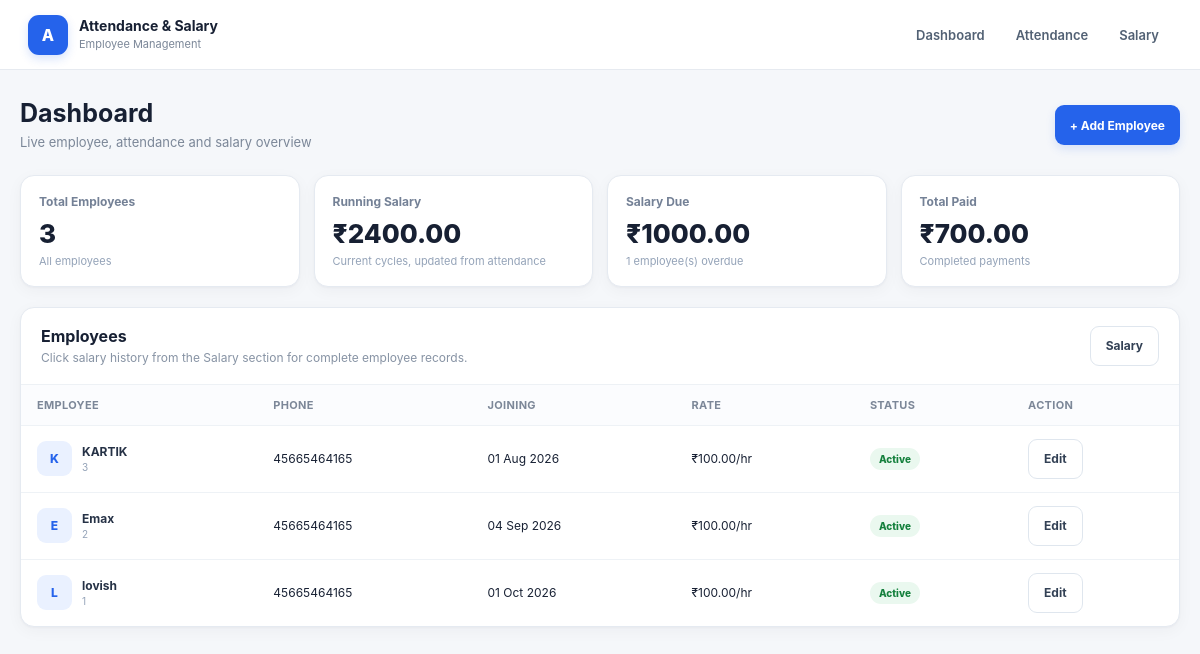
The page / on the database its author committed.
### attendance/models.py (models this page shows, shortened)
class Employee(models.Model):
    STATUS_CHOICES = [
        ("active", "Active"),
        ("inactive", "Inactive"),
    ]
    employee_id = models.CharField(
        max_length=20,
        unique=True
    )
    name = models.CharField(
        max_length=100
    )
    phone = models.CharField(
        max_length=15
    )
    designation = models.CharField(
        max_length=100,
        blank=True
    )
    email = models.EmailField(
        blank=True
    )
    address = models.CharField(
        max_length=255,
        blank=True
    )
    joining_date = models.DateField()
    hourly_rate = models.DecimalField(
        max_digits=10,
        decimal_places=2
    )
    status = models.CharField(
        max_length=10,
        choices=STATUS_CHOICES,
        default="active"
    )
    created_at = models.DateTimeField(
        auto_now_add=True
    )
    updated_at = models.DateTimeField(
        auto_now=True
    )

### attendance/views.py (the view)
def dashboard(request):
    sync_completed_salaries()
    today = date.today()
    running_total = Decimal("0")
    for employee in Employee.objects.all():
        start, end = salary_cycle(
            employee,
            today
        )
        hours, days, salary = cycle_totals(
            employee,
            start,
            end
        )
        running_total += salary
    pending = SalaryPayment.objects.filter(
        payment_status="pending"
    )
    due_total = pending.aggregate(
        total=Sum("total_salary")
    )["total"] or Decimal("0")
    paid_total = SalaryPayment.objects.filter(
        payment_status="paid"
    ).aggregate(
        total=Sum("total_salary")
    )["total"] or Decimal("0")
    overdue_employees = pending.values(
        "employee_id"
    ).distinct().count()
    return render(
        request,
        "attendance/dashboard.html",
        {
            "total_employees": Employee.objects.count(),
            "running_total": running_total,
            "due_total": due_total,
            "paid_total": paid_total,
            "overdue_employees": overdue_employees,
            "employees": Employee.objects.all().order_by("-id"),
        }
    )

### attendance/views.py (called while the page is built)
def add_months(d, months=1):
    index = d.month - 1 + months
    year = d.year + index // 12
    month = index % 12 + 1
    day = min(
        d.day,
        monthrange(year, month)[1]
    )
    return date(year, month, day)

def salary_cycle(employee, ref=None):
    ref = ref or date.today()
    start_day = min(
        employee.joining_date.day,
        monthrange(ref.year, ref.month)[1]
    )
    start = date(
        ref.year,
        ref.month,
        start_day
    )
    if ref < start:
        start = add_months(start, -1)
    end = add_months(start, 1)
    return start, end

def cycle_list(employee, through=None):
    through = through or date.today()
    current_start, _ = salary_cycle(
        employee,
        through
    )
    start = employee.joining_date
    cycles = []
    while start <= current_start:
        end = add_months(
            start,
            1
        )
        cycles.append(
            (
                start,
                end
            )
        )
        start = end
    return cycles

def cycle_totals(
    employee,
    start,
    end
):
    records = Attendance.objects.filter(
        employee=employee,
        date__gte=start,
        date__lt=end
    )
    hours = records.aggregate(
        total=Sum("hours_worked")
    )["total"] or Decimal("0")
    days = records.values(
        "date"
    ).distinct().count()
    salary = (
        hours
        * employee.hourly_rate
    )
    return (
        hours,
        days,
        salary
    )

### attendance/templates/attendance/dashboard.html (shortened to what this page needs)
{% extends "attendance/base.html" %}
{% block content %}
<div class="page-heading"><div><h2>Dashboard</h2><p>Live employee, attendance and salary overview</p></div><a class="btn btn-primary" href="{% url 'add_employee' %}">+ Add Employee</a></div>
<div class="stats-grid">
<div class="stat-card"><div class="stat-label">Total Employees</div><div class="stat-value">{{ total_employees }}</div><div class="stat-note">All employees</div></div>
<div class="stat-card"><div class="stat-label">Running Salary</div><div class="stat-value">₹{{ running_total|floatformat:2 }}</div><div class="stat-note">Current cycles, updated from attendance</div></div>
<div class="stat-card"><div class="stat-label">Salary Due</div><div class="stat-value">₹{{ due_total|floatformat:2 }}</div><div class="stat-note">{{ overdue_employees }} employee(s) overdue</div></div>
<div class="stat-card"><div class="stat-label">Total Paid</div><div class="stat-value">₹{{ paid_total|floatformat:2 }}</div><div class="stat-note">Completed payments</div></div>
</div>
<div class="card"><div class="card-header"><div><h3>Employees</h3><p>Click salary history from the Salary section for complete employee records.</p></div><a class="btn btn-light" href="{% url 'salary' %}">Salary</a></div>
{% if employees %}<div class="table-wrapper"><table class="responsive-table"><thead><tr><th>Employee</th><th>Phone</th><th>Joining</th><th>Rate</th><th>Status</th><th>Action</th></tr></thead><tbody>
{% for e in employees %}<tr><td class="cell-employee"><div class="employee-info"><div class="avatar">{{ e.name|first|upper }}</div><div><div class="employee-name">{{ e.name }}</div><div class="employee-id">{{ e.employee_id }}</div></div></div></td><td data-label="Phone">{{ e.phone }}</td><td data-label="Joining">{{ e.joining_date|date:"d M Y" }}</td><td data-label="Rate">₹{{ e.hourly_rate }}/hr</td><td data-label="Status">{% if e.status == 'active' %}<span class="badge badge-success">Active</span>{% else %}<span class="badge badge-danger">Inactive</span>{% endif %}</td><td class="cell-action"><a class="btn btn-light" href="{% url 'edit_employee' e.id %}">Edit</a></td></tr>{% endfor %}
</tbody></table></div>{% else %}<div class="empty"><h3>No employees yet</h3><p>Add your first employee.</p><a class="btn btn-primary" href="{% url 'add_employee' %}">+ Add Employee</a></div>{% endif %}</div>
{% endblock %}

### attendance/static/attendance/style.css (style rules this page uses)
* { box-sizing: border-box; }
html { scroll-behavior: smooth; }
body { margin: 0; padding: 0; background: #f5f7fa; color: #172033; font-family: Inter, "Segoe UI", Arial, sans-serif; -webkit-font-smoothing: antialiased; padding-bottom: 0; }
.page-heading { display: flex; justify-content: space-between; align-items: center; gap: 16px; margin-bottom: 22px; }
.page-heading h2 { margin: 0 0 5px; font-size: 25px; line-height: 1.2; color: #172033; }
.page-heading p { margin: 0; color: #7b8798; font-size: 13px; line-height: 1.5; }
.btn { border: 0; border-radius: 9px; min-height: 40px; padding: 10px 15px; font-weight: 700; font-size: 12px; text-decoration: none; display: inline-flex; align-items: center; justify-content: center; cursor: pointer; transition: transform 0.15s ease, box-shadow 0.15s ease, background 0.15s ease; }
.btn-primary { background: #2563eb; color: #ffffff; box-shadow: 0 4px 10px rgba(37, 99, 235, 0.15); }
.btn-light { background: #ffffff; color: #334155; border: 1px solid #dfe6ee; }
.stats-grid { display: grid; grid-template-columns: repeat(4, minmax(0, 1fr)); gap: 14px; margin-bottom: 20px; }
.stat-card { background: #ffffff; border: 1px solid #e7ebf0; border-radius: 14px; padding: 18px; box-shadow: 0 3px 14px rgba(15, 23, 42, 0.035); }
.stat-label { font-size: 12px; color: #748196; font-weight: 700; }
.stat-value { font-size: 26px; line-height: 1.2; font-weight: 800; margin-top: 9px; color: #172033; }
.stat-note { font-size: 11px; color: #94a3b8; margin-top: 5px; }
.card { background: #ffffff; border: 1px solid #e7ebf0; border-radius: 14px; box-shadow: 0 3px 14px rgba(15, 23, 42, 0.035); margin-bottom: 18px; overflow: hidden; }
.card-header { padding: 18px 20px; border-bottom: 1px solid #edf1f5; display: flex; justify-content: space-between; align-items: center; gap: 15px; }
.card-header h3 { margin: 0 0 4px; font-size: 16px; color: #172033; }
.card-header p { margin: 0; color: #8793a4; font-size: 12px; }
.table-wrapper { width: 100%; overflow-x: auto; -webkit-overflow-scrolling: touch; }
table { width: 100%; border-collapse: collapse; min-width: 720px; }
th, td { text-align: left; padding: 13px 16px; border-bottom: 1px solid #eef2f6; font-size: 12px; vertical-align: middle; }
th { font-size: 11px; text-transform: uppercase; letter-spacing: 0.03em; color: #7c8798; background: #fbfcfe; font-weight: 700; }
tr:last-child td { border-bottom: 0; }
tbody tr { transition: background 0.15s ease; }
.employee-info { display: flex; align-items: center; gap: 10px; }
.avatar { width: 35px; height: 35px; flex-shrink: 0; border-radius: 9px; background: #eaf1ff; color: #2563eb; display: grid; place-items: center; font-weight: 800; }
.employee-name { font-weight: 700; color: #263246; }
.employee-id { font-size: 10px; color: #94a3b8; margin-top: 2px; }
.badge { display: inline-flex; align-items: center; justify-content: center; padding: 5px 9px; border-radius: 999px; background: #f1f5f9; color: #64748b; font-size: 10px; font-weight: 800; white-space: nowrap; }
.badge-success { background: #eaf8ef; color: #15803d; }
html { color-scheme: light; -webkit-text-size-adjust: 100%; }
.card, .stat-card { border-color: #e5eaf1; box-shadow: 0 1px 2px rgba(15, 23, 42, 0.03), 0 4px 16px rgba(15, 23, 42, 0.04); }

### rows shown on the page
Employee: name|first "K", name "KARTIK", employee_id "3", phone "45665464165", joining_date "01 Aug 2026", hourly_rate "100.00", status "Active"
Employee: name|first "E", name "Emax", employee_id "2", phone "45665464165", joining_date "04 Sep 2026", hourly_rate "100.00", status "Active"
Employee: name|first "L", name "lovish", employee_id "1", phone "45665464165", joining_date "01 Oct 2026", hourly_rate "100.00", status "Active"

### other values the page prints
{{ total_employees }} "3"
{{ running_total|floatformat:2 }} "2400.00"
{{ due_total|floatformat:2 }} "1000.00"
{{ overdue_employees }} "1"
{{ paid_total|floatformat:2 }} "700.00"
